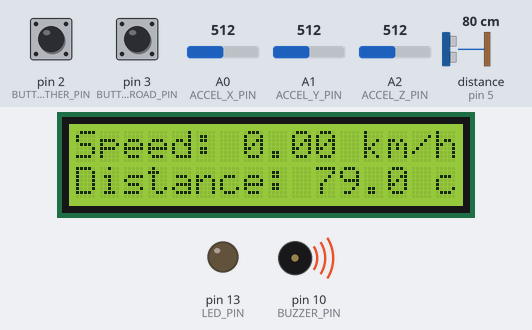
This sketch was run on a simulated Arduino Uno, built with avr-gcc and run on an emulated ATmega328P. Shown: 16×2 character LCD, output pins drawn as LEDs (lit = HIGH), buzzer (waves = sounding). Wiring (inferred from the names in the program): ultrasonic range finder: trigger pin 4; echo pin 5. Inputs (shaded band) come from the test bench; at power-on: pin 2 (BUTTON_WEATHER_PIN) HIGH, pin 3 (BUTTON_ROAD_PIN) HIGH, distance to the obstacle (sensor on pin 5) 80 cm, A0 (ACCEL_X_PIN) = 512, A1 (ACCEL_Y_PIN) = 512, A2 (ACCEL_Z_PIN) = 512. The echo pulse lasts 58.3 µs per cm; the modem accepts every AT command (registered, SIM ready, sends succeed) and sends nothing else; pins used as bus, display or sensor lines are not drawn; what the sketch prints to the serial monitor is not drawn.

Above: at 12.3 s.
12.4 s: pin 2 (BUTTON_WEATHER_PIN) pulled LOW for 0.15 s
At 12.9 s:
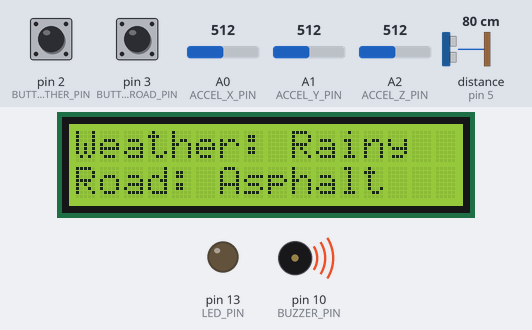
15.5 s: pin 3 (BUTTON_ROAD_PIN) pulled LOW for 0.15 s
At 16.9 s:
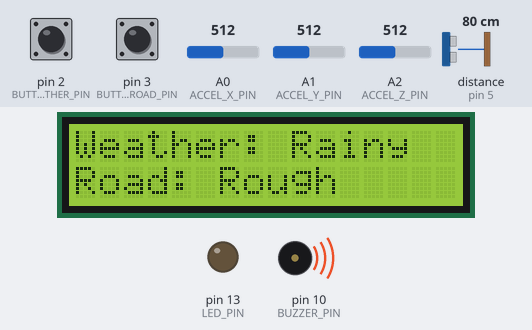
18.6 s: pin 2 (BUTTON_WEATHER_PIN) pulled LOW for 1 s
At 19.7 s:
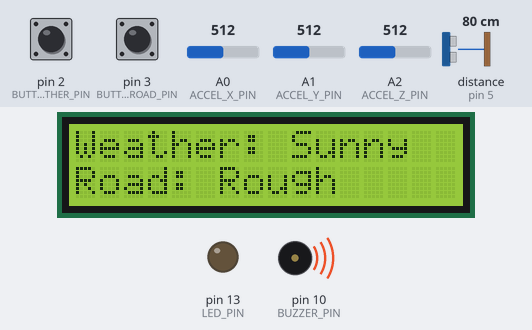
22.1 s: pin 3 (BUTTON_ROAD_PIN) pulled LOW for 1 s
At 22.7 s:
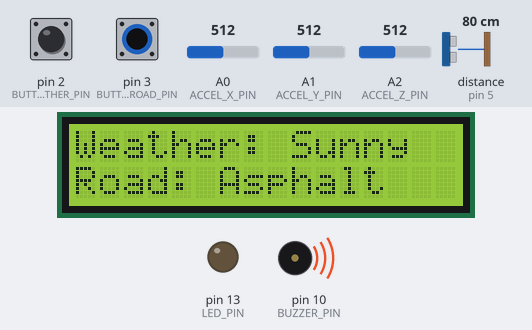
25.6 s: distance to the obstacle (sensor on pin 5) set to 2 cm
At 27.4 s:
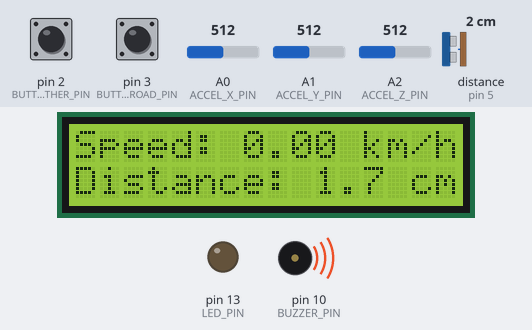
27.7 s: distance to the obstacle (sensor on pin 5) set to 4 cm
At 29.0 s:
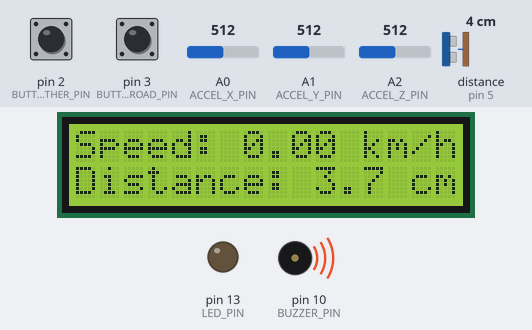
Timing chart, 0 to 30.7 s (numbered marks = the images above; inputs shaded):
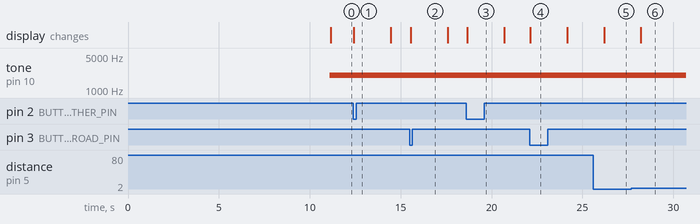

Measured:
- after the input at 12.4 s, the display: changes at once (image 1)
- after the input at 15.5 s, the display: changes after 0.05 s (image 2)
- after the input at 18.6 s, the display: changes after 0.06 s (image 3)
- after the input at 22.1 s, the display: changes at once (image 4)
- after the input at 25.6 s, the display: changes after 0.62 s (image 5)
- after the input at 27.7 s, the display: changes after 0.52 s (image 6)

The sketch:

CRASHMOTO.ino
```cpp
#include <Wire.h>
#include <LiquidCrystal_I2C.h>
#include <SoftwareSerial.h>
#include <TinyGPS++.h>
#include <math.h>

#define GPS_RX_PIN 8
#define GPS_TX_PIN 9
#define BUZZER_PIN 10
#define LED_PIN 13
#define ACCEL_X_PIN A0
#define ACCEL_Y_PIN A1
#define ACCEL_Z_PIN A2
#define GSM_TX_PIN 6
#define GSM_RX_PIN 7
#define BUTTON_WEATHER_PIN 2
#define BUTTON_ROAD_PIN 3
#define TRIG_PIN 4        // Trigger pin for HC-SR04
#define ECHO_PIN 5        // Echo pin for HC-SR04

TinyGPSPlus gps;
SoftwareSerial gpsSerial(GPS_RX_PIN, GPS_TX_PIN);
SoftwareSerial gsmSerial(GSM_TX_PIN, GSM_RX_PIN);
LiquidCrystal_I2C lcd(0x27, 16, 2);

int weatherCondition = 0; // 0: Sunny, 1: Rainy
int roadCondition = 0;    // 0: Asphalt, 1: Rough
float bumpThreshold = 1000;
float speed = 0.0;
float ultrasonicDistance = 0.0;  // Distance from HC-SR04

bool weatherButtonPressed = false;
bool roadButtonPressed = false;
bool isSettingMode = false; // Toggle for display mode

unsigned long lastDisplayUpdate = 0;  // Variable to store the time of the last display update
const unsigned long displayUpdateInterval = 1000; // Interval for display update in milliseconds (1 second)

void setup() {
  pinMode(BUZZER_PIN, OUTPUT);
  pinMode(LED_PIN, OUTPUT);
  pinMode(BUTTON_WEATHER_PIN, INPUT_PULLUP);
  pinMode(BUTTON_ROAD_PIN, INPUT_PULLUP);
  pinMode(TRIG_PIN, OUTPUT);
  pinMode(ECHO_PIN, INPUT);

  Serial.begin(9600);
  gpsSerial.begin(9600);
  gsmSerial.begin(9600);

  lcd.init();
  lcd.backlight();
  updateDisplays();

  delay(10000);
  Serial.println("Initializing GSM module...");
  gsmSerial.println("AT");
  delay(1000);
  while (gsmSerial.available()) {
    Serial.write(gsmSerial.read());
  }

  updateBumpThreshold();
}

void loop() {
  // Handle button presses for settings
  if (digitalRead(BUTTON_WEATHER_PIN) == LOW && !weatherButtonPressed) {
    isSettingMode = true;
    weatherCondition = (weatherCondition + 1) % 2;
    updateDisplays();
    updateBumpThreshold();
    delay(2000);  // Delay for 2 seconds before returning to main display
    isSettingMode = false; // Return to main display
    updateDisplays();
    weatherButtonPressed = true;
  }
  if (digitalRead(BUTTON_WEATHER_PIN) == HIGH) {
    weatherButtonPressed = false;
  }

  if (digitalRead(BUTTON_ROAD_PIN) == LOW && !roadButtonPressed) {
    isSettingMode = true;
    roadCondition = (roadCondition + 1) % 2;
    updateDisplays();
    updateBumpThreshold();
    delay(2000);  // Delay for 2 seconds before returning to main display
    isSettingMode = false; // Return to main display
    updateDisplays();
    roadButtonPressed = true;
  }
  if (digitalRead(BUTTON_ROAD_PIN) == HIGH) {
    roadButtonPressed = false;
  }

  if (isBumped()) {
    triggerAlarm();
    sendLocationSMS();
    Serial.println("Alarm triggered!");
    delay(500);
  }

  // Measure distance continuously
  ultrasonicDistance = measureUltrasonicDistance();

  // Trigger continuous high-pitch sound if distance is less than 100 cm
  if (ultrasonicDistance < 100.0) {
    tone(BUZZER_PIN, 2000);  // 2000 Hz frequency for high-pitch sound
  } else {
    noTone(BUZZER_PIN);  // Turn off buzzer if distance is 100 cm or more
  }

  // Update display every 1 second
  if (millis() - lastDisplayUpdate >= displayUpdateInterval) {
    lastDisplayUpdate = millis();  // Update the last time the display was updated
    updateDisplays();  // Update the LCD with the most recent distance
  }
}

float measureUltrasonicDistance() {
  digitalWrite(TRIG_PIN, LOW);
  delayMicroseconds(2);
  digitalWrite(TRIG_PIN, HIGH);
  delayMicroseconds(10);
  digitalWrite(TRIG_PIN, LOW);

  long duration = pulseIn(ECHO_PIN, HIGH);
  float distance = duration * 0.034 / 2; // Calculate distance in cm
  return distance;
}

void updateDisplays() {
  lcd.clear();
  if (isSettingMode) {
    updateWeatherDisplay();
    updateRoadDisplay();
  } else {
    updateSpeedAndDistanceDisplay();
  }
}

void updateSpeedAndDistanceDisplay() {
  lcd.setCursor(0, 0);
  lcd.print("Speed: ");
  lcd.print(speed);
  lcd.print(" km/h");

  lcd.setCursor(0, 1);
  lcd.print("Distance: ");
  lcd.print(ultrasonicDistance, 1);
  lcd.print(" cm");
}

void updateWeatherDisplay() {
  lcd.setCursor(0, 0);
  if (weatherCondition == 0) {
    lcd.print("Weather: Sunny ");
  } else {
    lcd.print("Weather: Rainy ");
  }
}

void updateRoadDisplay() {
  lcd.setCursor(0, 1);
  if (roadCondition == 0) {
    lcd.print("Road: Asphalt ");
  } else {
    lcd.print("Road: Rough   ");
  }
}

void updateBumpThreshold() {
  if (weatherCondition == 0 && roadCondition == 0) {
    bumpThreshold = 1000;
  } else if (weatherCondition == 0 && roadCondition == 1) {
    bumpThreshold = 1300;
  } else if (weatherCondition == 1 && roadCondition == 0) {
    bumpThreshold = 900;
  } else if (weatherCondition == 1 && roadCondition == 1) {
    bumpThreshold = 800;
  }

  Serial.print("Updated bump threshold: ");
  Serial.println(bumpThreshold);
}

bool isBumped() {
  int x = analogRead(ACCEL_X_PIN);
  int y = analogRead(ACCEL_Y_PIN);
  int z = analogRead(ACCEL_Z_PIN);
  float magnitude = sqrt(sq(x - 512) + sq(y - 512) + sq(z - 512));

  return magnitude > bumpThreshold;
}

void triggerAlarm() {
  digitalWrite(BUZZER_PIN, HIGH);
  digitalWrite(LED_PIN, HIGH);
  delay(500);
  digitalWrite(BUZZER_PIN, LOW);
  digitalWrite(LED_PIN, LOW);
}

void sendLocationSMS() {
  bool locationFound = false;
  unsigned long start = millis();
  while (millis() - start < 5000) {
    while (gpsSerial.available() > 0) {
      gps.encode(gpsSerial.read());
    }
    if (gps.location.isUpdated()) {
      locationFound = true;
      break;
    }
  }

  char message[160];
  if (locationFound) {
    float latitude = gps.location.lat();
    float longitude = gps.location.lng();
    sprintf(message, "CRASH DETECTED! Location: https://maps.google.com/?q=%f,%f", latitude, longitude);
  } else {
    sprintf(message, "CRASH DETECTED! Location: Unable to determine GPS location.");
  }

  gsmSerial.print("AT+CMGF=1\r");
  delay(100);
  gsmSerial.print("AT+CMGS=\"+639091165627\"\r");
  delay(100);
  gsmSerial.print(message);
  delay(100);
  gsmSerial.write(26);
  delay(1000);

  Serial.println("SMS sending...");
  while (gsmSerial.available()) {
    Serial.write(gsmSerial.read());
  }
}
```
